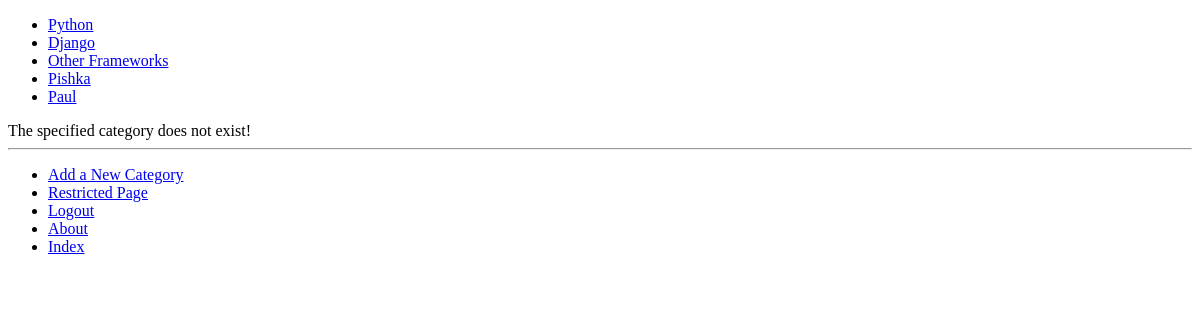
Page /rango/category/kopele/add_page/ (signed in) on the earlier database version.
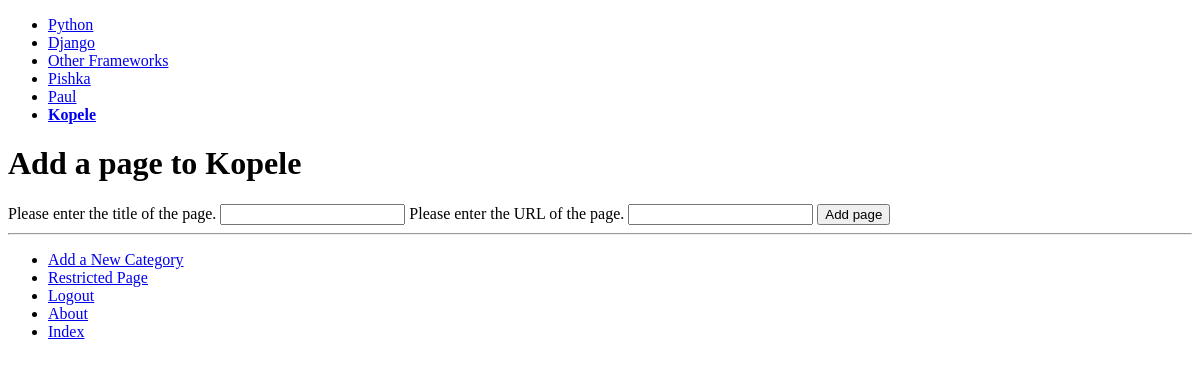
Same page on the later database version.
### rango/models.py (models this page shows, shortened)
class Category(models.Model):
    name=models.CharField(max_length=128,unique=True)
    views=models.IntegerField(default=0)
    likes=models.IntegerField(default=0)
    slug=models.SlugField(unique=True)
    class Meta:
        verbose_name_plural='Categories'

### rango/views.py (the view, shortened to what this page needs)
# urls.py: url(r'^category/(?P<category_name_slug>[\w\-]+)/add_page/$',
@login_required
def add_page(request, category_name_slug):
    try:
        category = Category.objects.get(slug=category_name_slug)
    except Category.DoesNotExist:
        category = None
    form = PageForm()
    context_dict = {'form':form, 'category': category}
    return render(request, 'rango/add_page.html', context_dict)

### rango/forms.py (shortened to what this page needs)
class PageForm(forms.ModelForm):
    title = forms.CharField(max_length=128,help_text="Please enter the title of the page.")
    url = forms.URLField(max_length=200,help_text="Please enter the URL of the page.")
    views = forms.IntegerField(widget=forms.HiddenInput(), initial=0)
    class Meta:
         model = Page
         exclude = ('category',)

### rango/templatetags/rango_template_tags.py (called while the page is built)
@register.inclusion_tag('rango/cats.html')
def get_category_list(cat=None):
    return {'cats':Category.objects.all(),
            'act_cat':cat}

### templates/rango/add_page.html (shortened to what this page needs)
<!DOCTYPE html>
{% extends 'rango/base.html' %}
{% block body_block %}
     {% if category %}
       <h1> Add a page to {{category.name}}</h1>
       <form id="page_form" method="post" action="/rango/category/{{ category.slug }}/add_page/">
            {% for field in form.visible_fields %}
                 {{ field.help_text }}
                 {{ field }}
            {% endfor %}
            <input type="submit" name="submit" value="Add page" />
      </form>
     {% else %}
            The specified category does not exist!
     {% endif %}
{% endblock %}

### templates/rango/cats.html
<!DOCTYPE html>
<html lang="en">
<ul>
    {% for c in cats %}
        {% if c == act_cat %}
            <li>
            <strong>
                <a href="{% url 'show_category' c.slug %}">{{ c.name }}</a>
            </strong>
            </li>
        {% else %}
            <li>
                <a href="{% url 'show_category' c.slug %}">{{ c.name }}</a>
        </li>
        {% endif %}
{% endfor %}
 </ul>
</html>

Differences in the rows shown:
added Category: name "Kopele"
Other differences:
form field submit: (not shown) → "Add page"
text no longer shown: "The specified category does not exist!"
text now shown: "Add a page to"
new list line: "Please enter the title of the page. "
new list line: "Please enter the URL of the page. "
